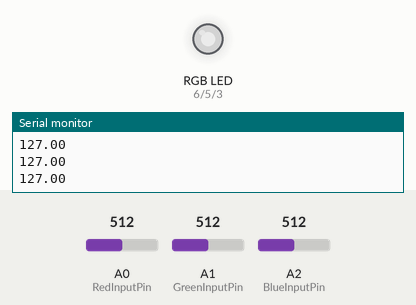
Simulated run of this sketch. Board: Arduino Uno, built with avr-gcc and run on an emulated ATmega328P. Parts: an RGB LED mixed from three pins (HIGH = lit), the last lines printed to the serial monitor. The test bench sets the inputs (shaded band); at power-on: A1 (GreenInputPin) = 512, A0 (RedInputPin) = 512, A2 (BlueInputPin) = 512. Dim RGB values are drawn brighter than linear.

Above: at 1.2 s.
1.3 s: A1 (GreenInputPin) set to 716
At 1.8 s:
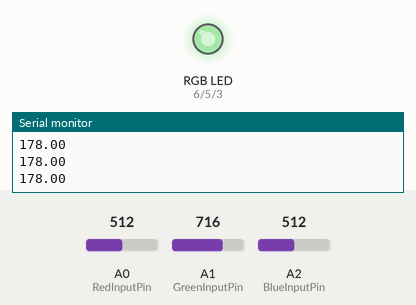
2.8 s: A0 (RedInputPin) set to 716
At 4.0 s:
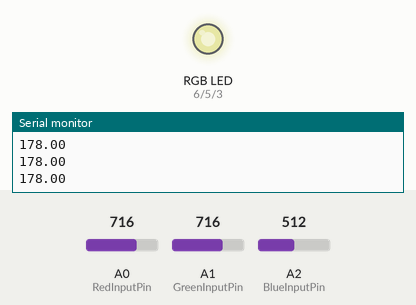
4.3 s: A2 (BlueInputPin) set to 716
At 5.1 s:
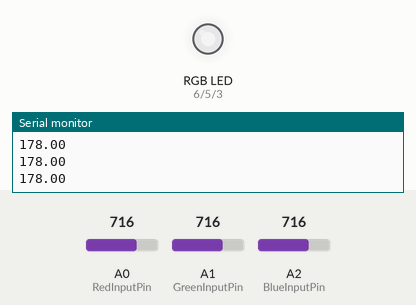
5.8 s: A1 (GreenInputPin) set to 900
At 6.1 s:
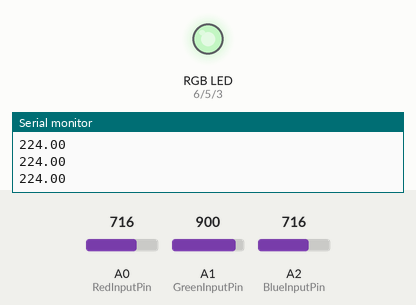
7.3 s: A0 (RedInputPin) set to 900
At 8.5 s:
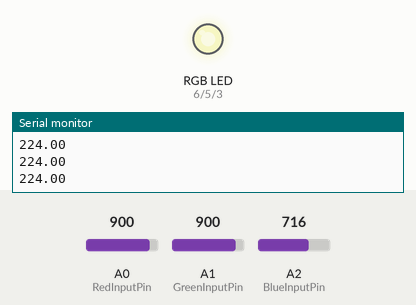
8.8 s: A2 (BlueInputPin) set to 900
At 9.7 s:
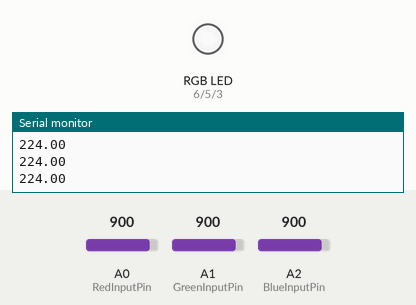
Timing chart, 0 to 11.3 s (numbered marks = the images above; inputs shaded):
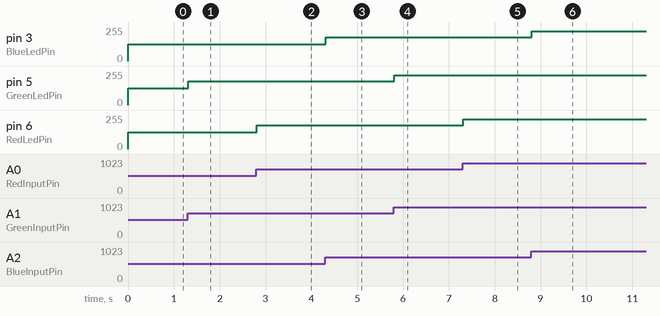

Measured:
- after the input at 1.3 s, pin 5 (GreenLedPin): 127/255 → 178/255 at once
- after the input at 2.8 s, pin 6 (RedLedPin): 127/255 → 178/255 at once
- after the input at 4.3 s, pin 3 (BlueLedPin): 127/255 → 178/255 at once
- after the input at 5.8 s, pin 5 (GreenLedPin): 178/255 → 224/255 at once
- after the input at 7.3 s, pin 6 (RedLedPin): 178/255 → 224/255 at once
- after the input at 8.8 s, pin 3 (BlueLedPin): 178/255 → 224/255 at once

The sketch:

arduino_code.ino
```cpp
#define RedInputPin  A0
#define GreenInputPin  A1
#define BlueInputPin  A2

#define RedLedPin 6
#define GreenLedPin 5
#define BlueLedPin 3

#define MaxInputVal 1023
#define MinInputVal 0
#define MaxLedIntensity 255
#define MinLedIntensity 0


float RedInputValue = 0.0;
float GreenInputValue = 0.0;
float BlueInputValue = 0.0;

float RedValue = 0.0;
float GreenValue = 0.0;
float BlueValue = 0.0;


void setup() {
  // initialize serial communication at 9600 bits per second:
  Serial.begin(9600);
  pinMode(RedLedPin, OUTPUT);
  pinMode(GreenLedPin,OUTPUT);
  pinMode(BlueLedPin, OUTPUT);


}
// the loop routine runs over and over again forever:
void loop() {
  // read the input on analog pin 0:
    RedInputValue = analogRead(RedInputPin);
    GreenInputValue = analogRead(GreenInputPin);
    BlueInputValue = analogRead(BlueInputPin);
  // print out the value you read:
    RedValue = map(RedInputValue, MinInputVal, MaxInputVal, MinLedIntensity, MaxLedIntensity);
    GreenValue = map(GreenInputValue, MinInputVal, MaxInputVal, MinLedIntensity, MaxLedIntensity);
    BlueValue = map(BlueInputValue, MinInputVal, MaxInputVal, MinLedIntensity, MaxLedIntensity);

    Serial.println(GreenValue);
  analogWrite(RedLedPin, RedValue);
  analogWrite(GreenLedPin, GreenValue);
  analogWrite(BlueLedPin, BlueValue);


  delay(1);    	// delay in between reads for stability
}
```
